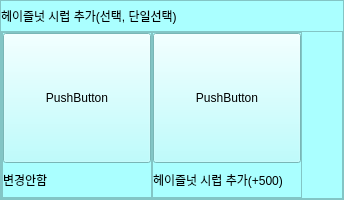
                 <widget class="QFrame" name="option_frame_4">
                  <property name="minimumSize">
                   <size>
                    <width>0</width>
                    <height>200</height>
                   </size>
                  </property>
                  <property name="styleSheet">
                   <string notr="true">background-color: rgb(170, 255, 255);</string>
                  </property>
                  <property name="frameShape">
                   <enum>QFrame::StyledPanel</enum>
                  </property>
                  <property name="frameShadow">
                   <enum>QFrame::Raised</enum>
                  </property>
                  <layout class="QVBoxLayout" name="verticalLayout_28">
                   <property name="spacing">
                    <number>0</number>
                   </property>
                   <property name="leftMargin">
                    <number>0</number>
                   </property>
                   <property name="topMargin">
                    <number>0</number>
                   </property>
                   <property name="rightMargin">
                    <number>0</number>
                   </property>
                   <property name="bottomMargin">
                    <number>0</number>
                   </property>
                   <item>
                    <widget class="QLabel" name="option_11_title_8">
                     <property name="minimumSize">
                      <size>
                       <width>0</width>
                       <height>0</height>
                      </size>
                     </property>
                     <property name="maximumSize">
                      <size>
                       <width>16777215</width>
                       <height>30</height>
                      </size>
                     </property>
                     <property name="text">
                      <string>헤이즐넛 시럽 추가(선택, 단일선택)</string>
                     </property>
                    </widget>
                   </item>
                   <item>
                    <widget class="QFrame" name="frame_26">
                     <property name="frameShape">
                      <enum>QFrame::StyledPanel</enum>
                     </property>
                     <property name="frameShadow">
                      <enum>QFrame::Raised</enum>
                     </property>
                     <layout class="QHBoxLayout" name="horizontalLayout_11">
                      <property name="spacing">
                       <number>0</number>
                      </property>
                      <property name="leftMargin">
                       <number>0</number>
                      </property>
                      <property name="topMargin">
                       <number>0</number>
                      </property>
                      <property name="rightMargin">
                       <number>0</number>
                      </property>
                      <property name="bottomMargin">
                       <number>0</number>
                      </property>
                      <item>
                       <widget class="QFrame" name="frame_27">
                        <property name="minimumSize">
                         <size>
                          <width>150</width>
                          <height>0</height>
                         </size>
                        </property>
                        <property name="frameShape">
                         <enum>QFrame::StyledPanel</enum>
                        </property>
                        <property name="frameShadow">
                         <enum>QFrame::Raised</enum>
                        </property>
                        <layout class="QVBoxLayout" name="verticalLayout_29">
                         <property name="spacing">
                          <number>0</number>
                         </property>
                         <property name="leftMargin">
                          <number>0</number>
                         </property>
                         <property name="topMargin">
                          <number>0</number>
                         </property>
                         <property name="rightMargin">
                          <number>0</number>
                         </property>
                         <property name="bottomMargin">
                          <number>0</number>
                         </property>
                         <item>
                          <widget class="QPushButton" name="option_4_btn_1">
                           <property name="minimumSize">
                            <size>
                             <width>0</width>
                             <height>130</height>
                            </size>
                           </property>
                           <property name="cursor">
                            <cursorShape>OpenHandCursor</cursorShape>
                           </property>
                           <property name="text">
                            <string>PushButton</string>
                           </property>
                           <property name="checkable">
                            <bool>true</bool>
                           </property>
                          </widget>
                         </item>
                         <item>
                          <widget class="QLabel" name="option_4_label_1">
                           <property name="text">
                            <string>변경안함</string>
                           </property>
                          </widget>
                         </item>
                        </layout>
                       </widget>
                      </item>
                      <item>
                       <widget class="QFrame" name="frame_28">
                        <property name="minimumSize">
                         <size>
                          <width>150</width>
                          <height>0</height>
                         </size>
                        </property>
                        <property name="frameShape">
                         <enum>QFrame::StyledPanel</enum>
                        </property>
                        <property name="frameShadow">
                         <enum>QFrame::Raised</enum>
                        </property>
                        <layout class="QVBoxLayout" name="verticalLayout_30">
                         <property name="spacing">
                          <number>0</number>
                         </property>
                         <property name="leftMargin">
                          <number>0</number>
                         </property>
                         <property name="topMargin">
                          <number>0</number>
                         </property>
                         <property name="rightMargin">
                          <number>0</number>
                         </property>
                         <property name="bottomMargin">
                          <number>0</number>
                         </property>
                         <item>
                          <widget class="QPushButton" name="option_4_btn_2">
                           <property name="minimumSize">
                            <size>
                             <width>0</width>
                             <height>130</height>
                            </size>
                           </property>
                           <property name="cursor">
                            <cursorShape>OpenHandCursor</cursorShape>
                           </property>
                           <property name="text">
                            <string>PushButton</string>
                           </property>
                           <property name="checkable">
                            <bool>true</bool>
                           </property>
                          </widget>
                         </item>
                         <item>
                          <widget class="QLabel" name="option_4_label2">
                           <property name="text">
                            <string>헤이즐넛 시럽 추가(+500)</string>
                           </property>
                          </widget>
                         </item>
                        </layout>
                       </widget>
                      </item>
                      <item>
                       <spacer name="horizontalSpacer_10">
                        <property name="orientation">
                         <enum>Qt::Horizontal</enum>
                        </property>
                        <property name="sizeHint" stdset="0">
                         <size>
                          <width>40</width>
                          <height>20</height>
                         </size>
                        </property>
                       </spacer>
                      </item>
                     </layout>
                    </widget>
                   </item>
                  </layout>
                 </widget>
